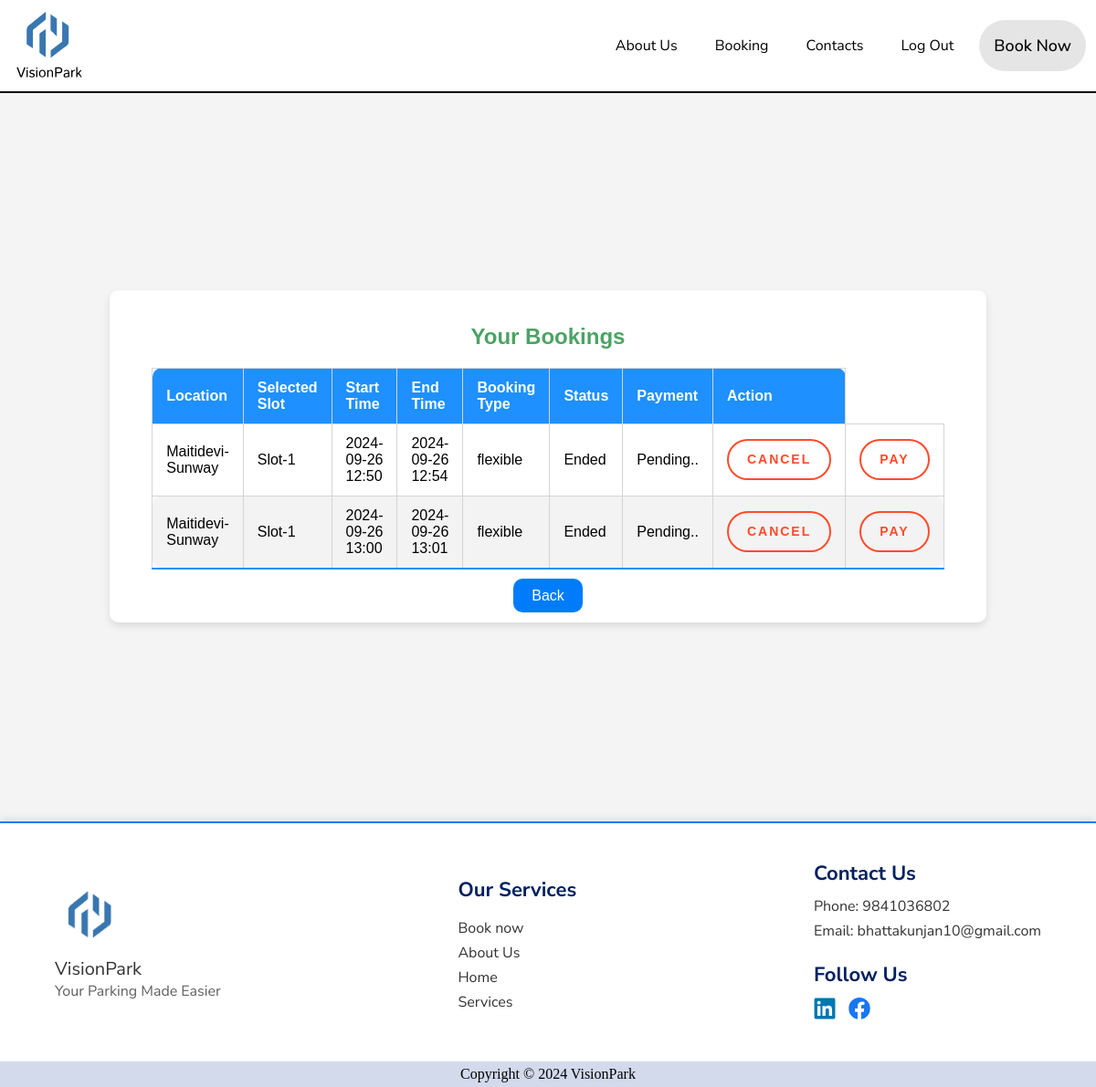
The page /booking-history/ (signed in) on the database its author committed.
### appl/models.py (models this page shows, shortened)
class Booking(models.Model):
    user = models.ForeignKey(User, on_delete=models.CASCADE)
    full_name = models.CharField(max_length=100)
    phone = models.CharField(max_length=15)
    license_plate = models.CharField(max_length=50,default= '')
    location = models.CharField(max_length=100)
    selected_slot = models.CharField(max_length=50)
    start_time = models.DateTimeField()
    end_time = models.DateTimeField() #shows midnight in administration
    booking_type = models.CharField(max_length=10)
    buffer_time = models.DurationField(default=timedelta(minutes=0))
    total_endtime = models.DateTimeField(default = datetime.combine(datetime.today(), time(0, 0, 0)))
    status = models.CharField(max_length=50, default = 'Pending..')
    payment = models.CharField(max_length=50, default = 'Pending..')

### appl/views.py (the view)
# urls.py: path('booking-history/', views.bookinghistory, name = 'bookinghistory'),
@login_required(login_url=('login'))
def bookinghistory(request):
    user = request.user
    bookings = Booking.objects.filter(user=user)
    return render(request, 'booking_history.html', {'bookings': bookings})

### templates/booking_history.html (shortened to what this page needs)
{% load static %}
<!DOCTYPE html>
<html lang="en">
<head>
	<link rel="stylesheet" href="https://cdnjs.cloudflare.com/ajax/libs/animate.css/4.1.1/animate.min.css">
	<link rel="stylesheet" href="{% static 'css/main.css' %}">
</head>
<body>
	<div id="wrapper">
		<header class="header-desk">
			<div class="container">
				<div class="logo">
					<a href='{% url "home" %}'><img src="{% static 'images/logo.svg' %}" alt="logo"></a>
				</div>
				<nav class="navigation">
					<ul>
						<li><a href='{% url "about" %}'>About Us</a></li>
						<li><a href='{% url "book" %}'>Booking</a></li>
						<li><a href='{% url "contact" %}'>Contacts</a></li>
						{% if user.is_authenticated %}
                            <li><a href='{% url "logout" %}'>Log Out</a></li>
                        {% endif %}
					</ul>
					<div class="book-btnn">
						<span class="book-btn-container">
							<a href='{% url "book" %}' class="book-button">
								<span class="btnInner">Book Now</span>
							</a>
						</span>
					</div>
				</nav>
			</div>
		</header>
		<main class="main-booking-history">
			<div class ="container-history">
                <div class="history-box">
					<h1>Your Bookings</h1>
					{% if bookings %}
						<table border="1" cellpadding="10">
							<thead>
								<tr>
									<th>Location</th>
									<th>Selected Slot</th>
									<th>Start Time</th>
									<th>End Time</th>
									<th>Booking Type</th>
									<th>Status</th>
									<th>Payment</th>
									<th>Action</th>
								</tr>
							</thead>
							<tbody>
								{% for booking in bookings %}
									<tr>
										<td>{{ booking.location }}</td>
										<td>{{ booking.selected_slot }}</td>
										<td>{{ booking.start_time|date:"Y-m-d H:i" }}</td>
										<td>{{ booking.end_time|date:"Y-m-d H:i" }}</td>
										<td>{{ booking.booking_type}}</td>
										<td>{{ booking.status}}</td>
										<td>{{ booking.payment}}</td>
										<td>
											<form action="{% url 'cancel_booking' booking.id %}" method="POST" onsubmit="showAlert()">
												<button type="submit" class="cancel-btn">Cancel</button>
											</form>
										</td>
										{% if booking.booking_type == 'flexible' and booking.status == 'Ended' %}
										<td>
											<form action="{% url 'paymentsuccess' booking.id %}" method="POST">
												<button type="submit" class="cancel-btn">Pay</button>
											</form>
										</td>
										{% endif %}
									</tr>
								{% endfor %}
							</tbody>
						</table>
					{% else %}
						<p>You have no bookings yet.</p>
					{% endif %}
                    <a href='{% url "book" %}'>Back</a>
                </div>
            </div>
		</main>
		<footer>
			<div class="footer">
				<div class="footer-logo">
					<img src="{% static 'images/logo.png' %}" alt="VisionPark Logo">
					<p>VisionPark</p>
					<span>Your Parking Made Easier</span>
				</div>
				<div class="footer-services">
					<h3>Our Services</h3>
					<ul>
						<li>Book now</li>
						<li>About Us</li>
						<li>Home</li>
						<li>Services</li>
					</ul>
				</div>
				<div class="footer-contact">
					<h3>Contact Us</h3>
					<p>Phone: 9841036802</p>
					<p>Email: bhattakunjan10@gmail.com</p>
					<h3>Follow Us</h3>
					<div class="footer-social">
						<a href="#"><img src="{% static 'images/linked-in.svg' %}" alt="LinkedIn"></a>
						<a href="#"><img src="{% static 'images/facebook.svg' %}" alt="Facebook"></a>
					</div>
				</div>
			</div>
			<div class="footer-sub">
				<span>Copyright © 2024 VisionPark</span>
			</div>
		</footer>
	</div>
</body>
</html>

### rows shown on the page
Booking: location "Maitidevi-Sunway", selected_slot "Slot-1", start_time "2024-09-26 12:50", end_time "2024-09-26 12:54", booking_type "flexible", status "Ended", payment "Pending..", shows "PAY"
Booking: location "Maitidevi-Sunway", selected_slot "Slot-1", start_time "2024-09-26 13:00", end_time "2024-09-26 13:01", booking_type "flexible", status "Ended", payment "Pending..", shows "PAY"
